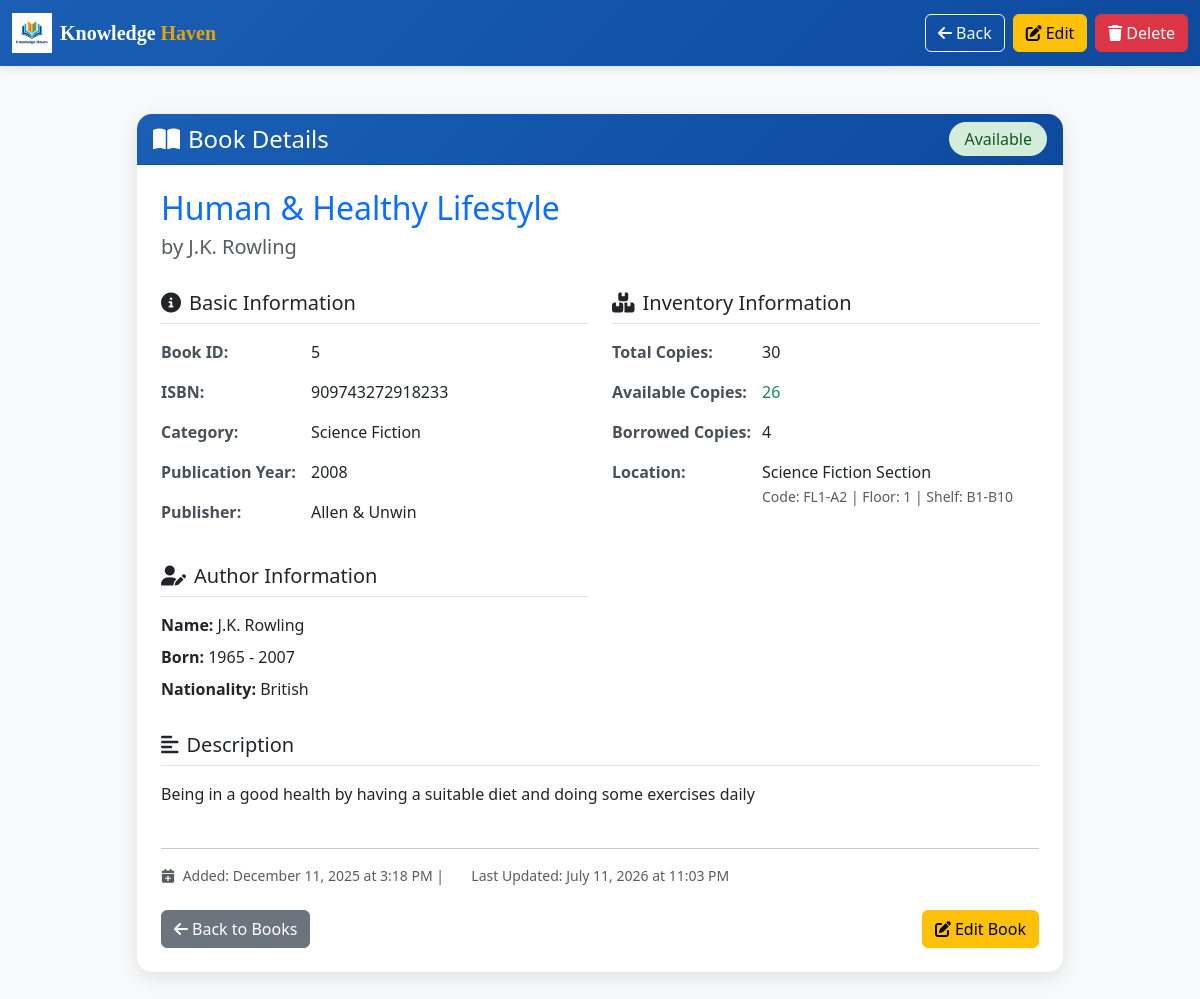
Screenshot of /admin/books/view.php?id=5 (signed in) with the database file from the repository.
### tables this page shows
CREATE TABLE `books` (
  `book_id` int(11) NOT NULL,
  `title` varchar(255) NOT NULL,
  `author_id` int(11) NOT NULL,
  `category_id` int(11) NOT NULL,
  `location_id` int(11) DEFAULT NULL,
  `isbn` varchar(20) NOT NULL,
  `publication_year` year(4) DEFAULT NULL,
  `publisher` varchar(100) DEFAULT NULL,
  `total_copies` int(11) DEFAULT 1,
  `available_copies` int(11) DEFAULT 1,
  `description` text DEFAULT NULL,
  `created_at` timestamp NOT NULL DEFAULT current_timestamp(),
  `updated_at` timestamp NOT NULL DEFAULT current_timestamp() ON UPDATE current_timestamp()
);

CREATE TABLE `authors` (
  `author_id` int(11) NOT NULL,
  `name` varchar(255) NOT NULL,
  `birth_year` year(4) DEFAULT NULL,
  `death_year` year(4) DEFAULT NULL,
  `nationality` varchar(100) DEFAULT NULL,
  `created_at` timestamp NOT NULL DEFAULT current_timestamp(),
  `updated_at` timestamp NOT NULL DEFAULT current_timestamp() ON UPDATE current_timestamp()
);

CREATE TABLE `categories` (
  `category_id` int(11) NOT NULL,
  `name` varchar(100) NOT NULL,
  `created_at` timestamp NOT NULL DEFAULT current_timestamp(),
  `updated_at` timestamp NOT NULL DEFAULT current_timestamp() ON UPDATE current_timestamp()
);

CREATE TABLE `locations` (
  `location_id` int(11) NOT NULL,
  `location_code` varchar(20) NOT NULL,
  `name` varchar(100) NOT NULL,
  `floor` int(11) DEFAULT NULL CHECK (`floor` between 1 and 4),
  `shelf` varchar(20) DEFAULT NULL,
  `is_active` tinyint(1) DEFAULT 1,
  `created_at` timestamp NOT NULL DEFAULT current_timestamp(),
  `updated_at` timestamp NOT NULL DEFAULT current_timestamp() ON UPDATE current_timestamp()
);

### admin/books/view.php (the view, shortened to what this page needs)
<?php
include "../../config.php";
$book_id = intval($_GET['id']);
$query = "SELECT b.*, a.name as author_name, a.birth_year, a.death_year, a.nationality,
                 c.name as category_name, l.name as location_name, l.location_code, l.floor, l.shelf
          FROM books b
          LEFT JOIN authors a ON b.author_id = a.author_id
          LEFT JOIN categories c ON b.category_id = c.category_id
          LEFT JOIN locations l ON b.location_id = l.location_id
          WHERE b.book_id = ?";
$stmt = mysqli_prepare($conn, $query);
mysqli_stmt_bind_param($stmt, "i", $book_id);
mysqli_stmt_execute($stmt);
$result = mysqli_stmt_get_result($stmt);
$book = mysqli_fetch_assoc($result);
?>
<!DOCTYPE html>
<html lang="en">
<head>
    <link href="https://cdn.jsdelivr.net/npm/bootstrap@5.3.0-alpha1/dist/css/bootstrap.min.css" rel="stylesheet">
    <link rel="stylesheet" href="https://cdnjs.cloudflare.com/ajax/libs/font-awesome/6.4.0/css/all.min.css">
</head>
<body>
    <nav class="navbar navbar-expand-lg navbar-dark navbar-custom">
        <div class="container-fluid">
            <a class="navbar-brand" href="../dashboard.php">
                <div class="d-flex align-items-center">
                    <img src="../../assets/images/logo-library.png" alt="Logo" width="40" height="40" class="me-2">
                    <span style="font-family: 'Playfair Display', serif; font-weight: 700;">
                        Knowledge <span style="color: #e5a50a;">Haven</span>
                    </span>
                </div>
            </a>
            <div class="d-flex">
                <a href="manage.php" class="btn btn-outline-light me-2">
                    <i class="fas fa-arrow-left me-1"></i>Back
                </a>
                <a href="edit.php?id=<?php echo $book_id; ?>" class="btn btn-warning me-2">
                    <i class="fas fa-edit me-1"></i>Edit
                </a>
                <a href="delete.php?id=<?php echo $book_id; ?>"
                   class="btn btn-danger"
                   onclick="return confirm('Are you sure you want to delete this book?\n\nBook: <?php echo addslashes($book['title']); ?>')">
                    <i class="fas fa-trash me-1"></i>Delete
                </a>
            </div>
        </div>
    </nav>
    <div class="container py-5">
        <div class="row justify-content-center">
            <div class="col-lg-10">
                <div class="card">
                    <div class="card-header">
                        <div class="d-flex justify-content-between align-items-center">
                            <h4 class="mb-0">
                                <i class="fas fa-book-open me-2"></i>Book Details
                            </h4>
                            <span class="status-badge <?php echo $book['available_copies'] > 0 ? 'available' : 'unavailable'; ?>">
                                <?php echo $book['available_copies'] > 0 ? 'Available' : 'Unavailable'; ?>
                            </span>
                        </div>
                    </div>
                    <div class="card-body p-4">
                        <div class="row mb-4">
                            <div class="col-md-12">
                                <h2 class="text-primary"><?php echo htmlspecialchars($book['title']); ?></h2>
                                <h5 class="text-muted">by <?php echo htmlspecialchars($book['author_name']); ?></h5>
                            </div>
                        </div>
                        <div class="row">
                            <div class="col-md-6">
                                <h5 class="border-bottom pb-2 mb-3">
                                    <i class="fas fa-info-circle me-2"></i>Basic Information
                                </h5>
                                <div class="mb-3 d-flex">
                                    <span class="info-label">Book ID:</span>
                                    <span class="info-value"><?php echo $book['book_id']; ?></span>
                                </div>
                                <div class="mb-3 d-flex">
                                    <span class="info-label">ISBN:</span>
                                    <span class="info-value"><?php echo htmlspecialchars($book['isbn']); ?></span>
                                </div>
                                <div class="mb-3 d-flex">
                                    <span class="info-label">Category:</span>
                                    <span class="info-value"><?php echo htmlspecialchars($book['category_name']); ?></span>
                                </div>
                                <div class="mb-3 d-flex">
                                    <span class="info-label">Publication Year:</span>
                                    <span class="info-value">
                                        <?php echo $book['publication_year'] ?: '<span class="text-muted">Not specified</span>'; ?>
                                    </span>
                                </div>
                                <div class="mb-3 d-flex">
                                    <span class="info-label">Publisher:</span>
                                    <span class="info-value">
                                        <?php echo $book['publisher'] ? htmlspecialchars($book['publisher']) : '<span class="text-muted">Not specified</span>'; ?>
                                    </span>
                                </div>
                            </div>
                            <div class="col-md-6">
                                <h5 class="border-bottom pb-2 mb-3">
                                    <i class="fas fa-boxes me-2"></i>Inventory Information
                                </h5>
                                <div class="mb-3 d-flex">
                                    <span class="info-label">Total Copies:</span>
                                    <span class="info-value"><?php echo $book['total_copies']; ?></span>
                                </div>
                                <div class="mb-3 d-flex">
                                    <span class="info-label">Available Copies:</span>
                                    <span class="info-value <?php echo $book['available_copies'] > 0 ? 'text-success' : 'text-danger'; ?>">
                                        <?php echo $book['available_copies']; ?>
                                    </span>
                                </div>
                                <div class="mb-3 d-flex">
                                    <span class="info-label">Borrowed Copies:</span>
                                    <span class="info-value">
                                        <?php echo $book['total_copies'] - $book['available_copies']; ?>
                                    </span>
                                </div>
                                <?php if ($book['location_name']): ?>
                                <div class="mb-3 d-flex">
                                    <span class="info-label">Location:</span>
                                    <span class="info-value">
                                        <?php echo htmlspecialchars($book['location_name']); ?>
                                        <br>
                                        <small class="text-muted">
                                            Code: <?php echo htmlspecialchars($book['location_code']); ?> |
                                            Floor: <?php echo $book['floor']; ?> |
                                            Shelf: <?php echo htmlspecialchars($book['shelf']); ?>
                                        </small>
                                    </span>
                                </div>
                                <?php endif; ?>
                            </div>
                        </div>
                        <div class="row mt-4">
                            <div class="col-md-6">
                                <h5 class="border-bottom pb-2 mb-3">
                                    <i class="fas fa-user-edit me-2"></i>Author Information
                                </h5>
                                <div class="mb-2">
                                    <strong>Name:</strong> <?php echo htmlspecialchars($book['author_name']); ?>
                                </div>
                                <?php if ($book['birth_year']): ?>
                                <div class="mb-2">
                                    <strong>Born:</strong> <?php echo $book['birth_year']; ?>
                                    <?php if ($book['death_year']): ?>
                                        - <?php echo $book['death_year']; ?>
                                    <?php else: ?>
                                        (Still alive)
                                    <?php endif; ?>
                                </div>
                                <?php endif; ?>
                                <?php if ($book['nationality']): ?>
                                <div class="mb-2">
                                    <strong>Nationality:</strong> <?php echo htmlspecialchars($book['nationality']); ?>
                                </div>
                                <?php endif; ?>
                            </div>
                        </div>
                        <?php if ($book['description']): ?>
                        <div class="row mt-4">
                            <div class="col-12">
                                <h5 class="border-bottom pb-2 mb-3">
                                    <i class="fas fa-align-left me-2"></i>Description
                                </h5>
                                <p class="mb-0" style="line-height: 1.6;">
                                    <?php echo nl2br(htmlspecialchars($book['description'])); ?>
                                </p>
                            </div>
                        </div>
                        <?php endif; ?>
                        <div class="row mt-4">
                            <div class="col-12">
                                <hr>
                                <div class="text-muted small">
                                    <i class="fas fa-calendar-plus me-1"></i>
                                    Added: <?php echo date('F j, Y \a\t g:i A', strtotime($book['created_at'])); ?>
                                    <?php if ($book['updated_at'] != $book['created_at']): ?>
                                        | <i class="fas fa-calendar-edit ms-3 me-1"></i>
                                        Last Updated: <?php echo date('F j, Y \a\t g:i A', strtotime($book['updated_at'])); ?>
                                    <?php endif; ?>
                                </div>
                            </div>
                        </div>
                        <div class="row mt-4">
                            <div class="col-12">
                                <div class="d-flex justify-content-between">
                                    <a href="manage.php" class="btn btn-secondary">
                                        <i class="fas fa-arrow-left me-1"></i>Back to Books
                                    </a>
                                    <div>
                                        <a href="edit.php?id=<?php echo $book_id; ?>" class="btn btn-warning">
                                            <i class="fas fa-edit me-1"></i>Edit Book
                                        </a>
                                    </div>
                                </div>
                            </div>
                        </div>
                    </div>
                </div>
            </div>
        </div>
    </div>
</body>
</html>

### admin/books/view.php (style rules this page uses)
:root { --primary-color: #1a5fb4; --secondary-color: #26a269; }
body { background-color: #f8f9fa; }
.navbar-custom { background: linear-gradient(135deg, var(--primary-color) 0%, #0d4a9e 100%); box-shadow: 0 2px 10px rgba(0,0,0,0.1); }
.card { border: none; border-radius: 15px; box-shadow: 0 5px 20px rgba(0,0,0,0.1); }
.card-header { background: linear-gradient(135deg, var(--primary-color) 0%, #0d4a9e 100%); color: white; border-radius: 15px 15px 0 0 !important; }
.info-label { font-weight: 600; color: #495057; min-width: 150px; }
.info-value { color: #212529; }
.status-badge { padding: 5px 15px; border-radius: 20px; font-weight: 500; }
.available { background-color: #d4edda; color: #155724; }

### rows the page displays
books: title "Human & Healthy Lifestyle", author.name "J.K. Rowling", book_id "5", isbn "909743272918233", category.name "Science Fiction", publication_year "2008", publisher "Allen & Unwin", total_copies "30", available_copies "26", $book['total_copies'] - $book['available_copies'] "4", location.name "Science Fiction Section", location.location_code "FL1-A2", location.floor "1", location.shelf "B1-B10", author.birth_year "1965", author.death_year "2007", author.nationality "British", description "Being in a good health by having a suitable diet and doing some exercises daily", created_at "December 11, 2025 at 3:18 PM", updated_at "July 11, 2026 at 11:03 PM"
